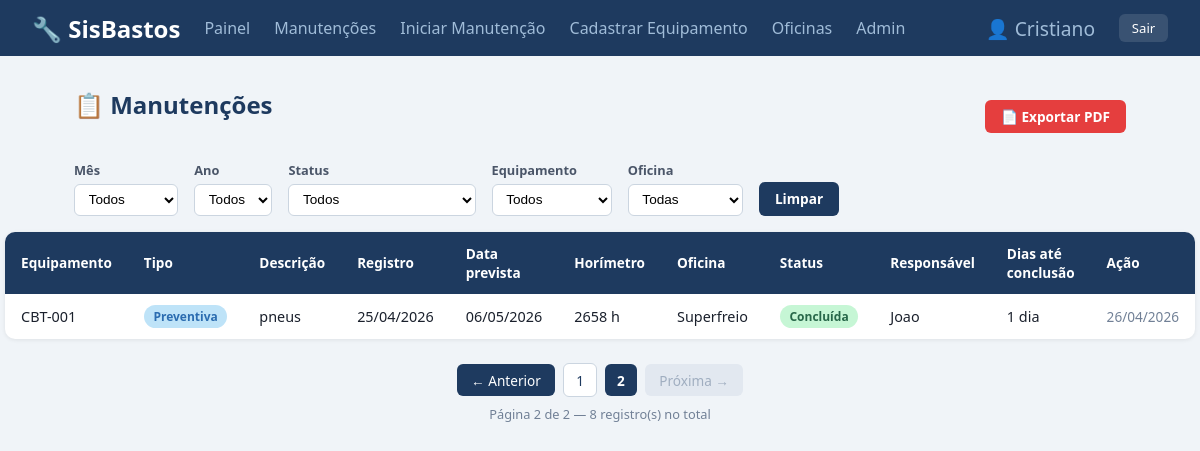
The page /manutencoes/?&pagina=2 (signed in) on the database its author committed.
### manutencao/models.py (models this page shows, shortened)
class Manutencao(models.Model):
    TIPO_CHOICES = [
        ("preventiva", "Preventiva"),
        ("corretiva",  "Corretiva"),
    ]
    STATUS_CHOICES = [
        ("concluida",            "Concluída"),
        ("aguardando_orcamento", "Aguardando Orçamento"),
        ("orcamento_aprovado",   "Orçamento Aprovado"),
    ]
    equipamento    = models.ForeignKey(
        Equipamento,
        on_delete=models.CASCADE,
        related_name="manutencoes"
    )
    tipo           = models.CharField(max_length=20, choices=TIPO_CHOICES)
    descricao      = models.TextField()
    data_registro  = models.DateField(auto_now_add=True)  # preenchido automaticamente ao salvar
    data_prevista  = models.DateField()
    data_realizada = models.DateField(null=True, blank=True)
    status         = models.CharField(max_length=30, choices=STATUS_CHOICES, default="aguardando_orcamento")
    responsavel    = models.CharField(max_length=100, blank=True)
    horimetro      = models.PositiveIntegerField(null=True, blank=True, verbose_name="Horímetro (h)")
    oficina        = models.ForeignKey(
        Oficina,
        on_delete=models.SET_NULL,
        null=True, blank=True,
        related_name="manutencoes",
        verbose_name="Oficina"
    )
    criado_por     = models.ForeignKey(
        "auth.User",
        on_delete=models.SET_NULL,
        null=True, blank=True,
        related_name="manutencoes_criadas",
        verbose_name="Criado por"
    )
    @property
    def dias_ate_conclusao(self):
        if self.data_realizada and self.data_registro:
            return (self.data_realizada - self.data_registro).days
        return None
    class Meta:
        verbose_name        = "Manutenção"
        verbose_name_plural = "Manutenções"
        ordering            = ["data_prevista"]

class Equipamento(models.Model):
    nome        = models.CharField(max_length=100)
    localizacao = models.CharField(max_length=100)
    descricao   = models.TextField(blank=True)
    def __str__(self):
        return self.nome
    class Meta:
        verbose_name        = "Equipamento"
        verbose_name_plural = "Equipamentos"
        ordering            = ["nome"]

class Oficina(models.Model):
    nome        = models.CharField(max_length=100)
    telefone    = models.CharField(max_length=20, blank=True)
    responsavel = models.CharField(max_length=100, blank=True)
    class Meta:
        verbose_name        = "Oficina"
        verbose_name_plural = "Oficinas"
        ordering            = ["nome"]

### manutencao/views.py (the view)
# urls.py: path("manutencoes/",                   views.lista_manutencoes,     name="lista_manutencoes"),
@login_required
def lista_manutencoes(request):
    from django.core.paginator import Paginator
    manutencoes = Manutencao.objects.select_related("equipamento").all()
    status = request.GET.get("status")
    eq_id  = request.GET.get("equipamento")
    mes    = request.GET.get("mes")
    ano    = request.GET.get("ano")
    of_id  = request.GET.get("oficina")
    if status:
        manutencoes = manutencoes.filter(status=status)
    if eq_id:
        manutencoes = manutencoes.filter(equipamento_id=eq_id)
    if mes:
        manutencoes = manutencoes.filter(data_registro__month=mes)
    if ano:
        manutencoes = manutencoes.filter(data_registro__year=ano)
    if of_id:
        manutencoes = manutencoes.filter(oficina_id=of_id)
    from django.db.models.functions import ExtractYear
    anos_disponiveis = (
        Manutencao.objects.annotate(ano=ExtractYear("data_registro"))
        .values_list("ano", flat=True)
        .distinct()
        .order_by("-ano")
    )
    paginator   = Paginator(manutencoes, 7)
    pagina_num  = request.GET.get("pagina", 1)
    pagina      = paginator.get_page(pagina_num)
    query = request.GET.copy()
    query.pop("pagina", None)
    query_string = query.urlencode()
    context = {
        "manutencoes":      pagina,
        "pagina":           pagina,
        "query_string":     query_string,
        "equipamentos":     Equipamento.objects.all(),
        "oficinas":         Oficina.objects.all(),
        "filtro_status":    status,
        "filtro_eq":        eq_id,
        "filtro_mes":       mes,
        "filtro_ano":       ano,
        "filtro_oficina":   of_id,
        "anos_disponiveis": anos_disponiveis,
    }
    return render(request, "manutencao/lista_manutencoes.html", context)

### manutencao/templates/manutencao/lista_manutencoes.html (shortened to what this page needs)
{% extends "manutencao/base.html" %}
{% block conteudo %}
<div class="toolbar">
  <h1>📋 Manutenções</h1>
  <a href="{% url 'exportar_pdf' %}?" class="btn btn-pdf">📄 Exportar PDF</a>
</div>
<form method="get" class="filtros">
  <div>
    <label style="font-size:.8rem;font-weight:600;">Mês</label>
    <select name="mes" onchange="this.form.submit()">
      <option value="">Todos</option>
    </select>
  </div>
  <div>
    <label style="font-size:.8rem;font-weight:600;">Ano</label>
    <select name="ano" onchange="this.form.submit()">
      <option value="">Todos</option>
    </select>
  </div>
  <div>
    <label style="font-size:.8rem;font-weight:600;">Status</label>
    <select name="status" onchange="this.form.submit()">
      <option value="">Todos</option>
    </select>
  </div>
  <div>
    <label style="font-size:.8rem;font-weight:600;">Equipamento</label>
    <select name="equipamento" onchange="this.form.submit()">
      <option value="">Todos</option>
    </select>
  </div>
  <div>
    <label style="font-size:.8rem;font-weight:600;">Oficina</label>
    <select name="oficina" onchange="this.form.submit()">
      <option value="">Todas</option>
    </select>
  </div>
  <a href="{% url 'lista_manutencoes' %}" class="btn btn-primary">Limpar</a>
</form>
<table>
  <thead>
    <tr>
      <th>Equipamento</th><th>Tipo</th><th>Descrição</th>
      <th>Registro</th><th>Data prevista</th><th>Horímetro</th><th>Oficina</th><th>Status</th><th>Responsável</th><th>Dias até conclusão</th><th>Ação</th>
    </tr>
  </thead>
  <tbody>
    {% for m in manutencoes %}
    <tr>
      <td>
        {% if m.status != "concluida" and m.criado_por == request.user %}
          <a href="{% url 'editar_manutencao' m.pk %}" style="color:#1e3a5f;font-weight:600;text-decoration:none;">{{ m.equipamento }}</a>
        {% else %}
          {{ m.equipamento }}
        {% endif %}
      </td>
      <td><span class="badge {{ m.tipo }}">{{ m.get_tipo_display }}</span></td>
      <td>{{ m.descricao }}</td>
      <td>{{ m.data_registro|date:"d/m/Y" }}</td>
      <td>{{ m.data_prevista|date:"d/m/Y" }}</td>
      <td>{% if m.horimetro is not None %}{{ m.horimetro }} h{% else %}—{% endif %}</td>
      <td>{{ m.oficina.nome|default:"—" }}</td>
      <td><span class="badge {{ m.status }}">{{ m.get_status_display }}</span></td>
      <td>{{ m.responsavel|default:"—" }}</td>
      <td>
        {% if m.dias_ate_conclusao is not None %}
          {{ m.dias_ate_conclusao }} dia{{ m.dias_ate_conclusao|pluralize }}
        {% else %}
          —
        {% endif %}
      </td>
      <td>
        {% if m.status != "concluida" %}
        <a href="{% url 'concluir_manutencao' m.pk %}" class="btn btn-success">✔ Concluir</a>
        {% else %}
        <span style="color:#718096;font-size:.85rem;">{{ m.data_realizada|date:"d/m/Y" }}</span>
        {% endif %}
      </td>
    </tr>
    {% empty %}
    <tr><td colspan="11" style="text-align:center;color:#718096;padding:2rem;">Nenhuma manutenção encontrada.</td></tr>
    {% endfor %}
  </tbody>
</table>
{% if pagina.paginator.num_pages > 1 %}
<div style="display:flex;align-items:center;justify-content:center;gap:.5rem;margin-top:1.5rem;flex-wrap:wrap;">
  {% if pagina.has_previous %}
  <a href="?{{ query_string }}&pagina={{ pagina.previous_page_number }}"
     style="display:inline-block;padding:.4rem .9rem;border-radius:6px;background:#1e3a5f;color:#fff;text-decoration:none;font-size:.85rem;">
    ← Anterior
  </a>
  {% else %}
  <span style="display:inline-block;padding:.4rem .9rem;border-radius:6px;background:#e2e8f0;color:#a0aec0;font-size:.85rem;">
    ← Anterior
  </span>
  {% endif %}
  {% for num in pagina.paginator.page_range %}
    {% if pagina.number == num %}
    <span style="display:inline-block;padding:.4rem .75rem;border-radius:6px;background:#1e3a5f;color:#fff;font-weight:700;font-size:.85rem;">
      {{ num }}
    </span>
    {% elif num >= pagina.number|add:"-2" and num <= pagina.number|add:"2" %}
    <a href="?{{ query_string }}&pagina={{ num }}"
       style="display:inline-block;padding:.4rem .75rem;border-radius:6px;background:#fff;color:#1e3a5f;border:1px solid #cbd5e0;text-decoration:none;font-size:.85rem;">
      {{ num }}
    </a>
    {% endif %}
  {% endfor %}
  {% if pagina.has_next %}
  <a href="?{{ query_string }}&pagina={{ pagina.next_page_number }}"
     style="display:inline-block;padding:.4rem .9rem;border-radius:6px;background:#1e3a5f;color:#fff;text-decoration:none;font-size:.85rem;">
    Próxima →
  </a>
  {% else %}
  <span style="display:inline-block;padding:.4rem .9rem;border-radius:6px;background:#e2e8f0;color:#a0aec0;font-size:.85rem;">
    Próxima →
  </span>
  {% endif %}
</div>
<p style="text-align:center;color:#718096;font-size:.8rem;margin-top:.5rem;">
  Página {{ pagina.number }} de {{ pagina.paginator.num_pages }}
  — {{ pagina.paginator.count }} registro(s) no total
</p>
{% endif %}
{% endblock %}

### manutencao/templates/manutencao/base.html (shortened to what this page needs)
<!DOCTYPE html>
<html lang="pt-br">
<head>
</head>
<body>
  <nav>
    <a class="brand" href="{% url 'dashboard' %}">🔧 SisBastos</a>
    <a href="{% url 'dashboard' %}">Painel</a>
    <a href="{% url 'lista_manutencoes' %}">Manutenções</a>
    <a href="{% url 'cadastrar_manutencao' %}">Iniciar Manutenção</a>
    <a href="{% url 'cadastrar_equipamento' %}">Cadastrar Equipamento</a>
    <a href="{% url 'lista_oficinas' %}">Oficinas</a>
    {% if request.user.is_staff %}
    <a href="/admin/">Admin</a>
    {% endif %}
    <span class="user-info">👤 {{ request.user.username | capfirst }}</span>
    <a href="{% url 'logout' %}" class="btn-logout">Sair</a>
  </nav>
  <div class="container">
    {% block conteudo %}{% endblock %}
  </div>
</body>
</html>

### manutencao/templates/manutencao/base.html (style rules this page uses)
*, *::before, *::after { box-sizing: border-box; margin: 0; padding: 0; }
body { font-family: system-ui, sans-serif; background: #f0f4f8; color: #1a202c; padding-top: 56px; }
nav { background: #1e3a5f; padding: 0 2rem; display: flex; align-items: center; gap: 1.5rem; height: 56px; position: fixed; top: 0; left: 0; right: 0; z-index: 1000; }
nav .brand { color: #fff; font-weight: 700; font-size: 1.5rem; text-decoration: none; }
nav a { color: #a0bcd8; text-decoration: none; font-size: 1.0rem; }
nav .user-info { color: #a0bcd8; font-size: 1.2rem; }
nav .btn-logout { background: rgba(255,255,255,.12); color: #fff; border: none; padding: .3rem .8rem; border-radius: 6px; font-size: .82rem; cursor: pointer; text-decoration: none; }
.container { max-width: 1100px; margin: 2rem auto; padding: 0 1.5rem; display: flex; flex-direction: column; align-items: center; }
.container > * { width: 100%; }
h1 { font-size: 1.5rem; margin-bottom: 1.5rem; color: #1e3a5f; }
table { width: 100%; border-collapse: collapse; background: #fff; border-radius: 10px; overflow: hidden; box-shadow: 0 1px 4px rgba(0,0,0,.08); }
th { background: #1e3a5f; color: #fff; padding: .75rem 1rem; text-align: left; font-size: .85rem; }
td { padding: .7rem 1rem; font-size: .9rem; border-bottom: 1px solid #e2e8f0; }
tr:last-child td { border-bottom: none; }
.badge { display: inline-block; padding: .2rem .6rem; border-radius: 20px; font-size: .75rem; font-weight: 600; }
.badge.concluida { background: #c6f6d5; color: #276749; }
.badge.preventiva { background: #bee3f8; color: #2b6cb0; }
.btn { display: inline-block; padding: .45rem 1rem; border-radius: 6px; font-size: .85rem; font-weight: 600; text-decoration: none; cursor: pointer; border: none; }
.btn-primary { background: #1e3a5f; color: #fff; }
.btn-pdf { background: #e53e3e; color: #fff; }
form label { display: block; font-size: .85rem; font-weight: 600; margin-bottom: .3rem; color: #4a5568; }
form input, form select, form textarea { width: 100%; padding: .5rem .75rem; border: 1px solid #cbd5e0; border-radius: 6px; font-size: .9rem; background: #fff; }
.filtros { display: flex; gap: 1rem; margin-bottom: 1rem; flex-wrap: wrap; align-items: flex-end; }
.filtros select { padding: .4rem .6rem; border: 1px solid #cbd5e0; border-radius: 6px; font-size: .85rem; }
.toolbar { display: flex; justify-content: space-between; align-items: center; margin-bottom: 1rem; flex-wrap: wrap; gap: .5rem; }

### rows shown on the page
Manutencao: equipamento "CBT-001", tipo "Preventiva", descricao "pneus", data_registro "25/04/2026", data_prevista "06/05/2026", horimetro "2658", oficina.nome "Superfreio", status "Concluída", responsavel "Joao", dias_ate_conclusao "1", data_realizada "26/04/2026"

### other values the page prints
{{ request.user.username | capfirst }} "Cristiano"
{{ num }} "1"
{{ num }} "2"
{{ pagina.number }} "2"
{{ pagina.paginator.num_pages }} "2"
{{ pagina.paginator.count }} "8"
